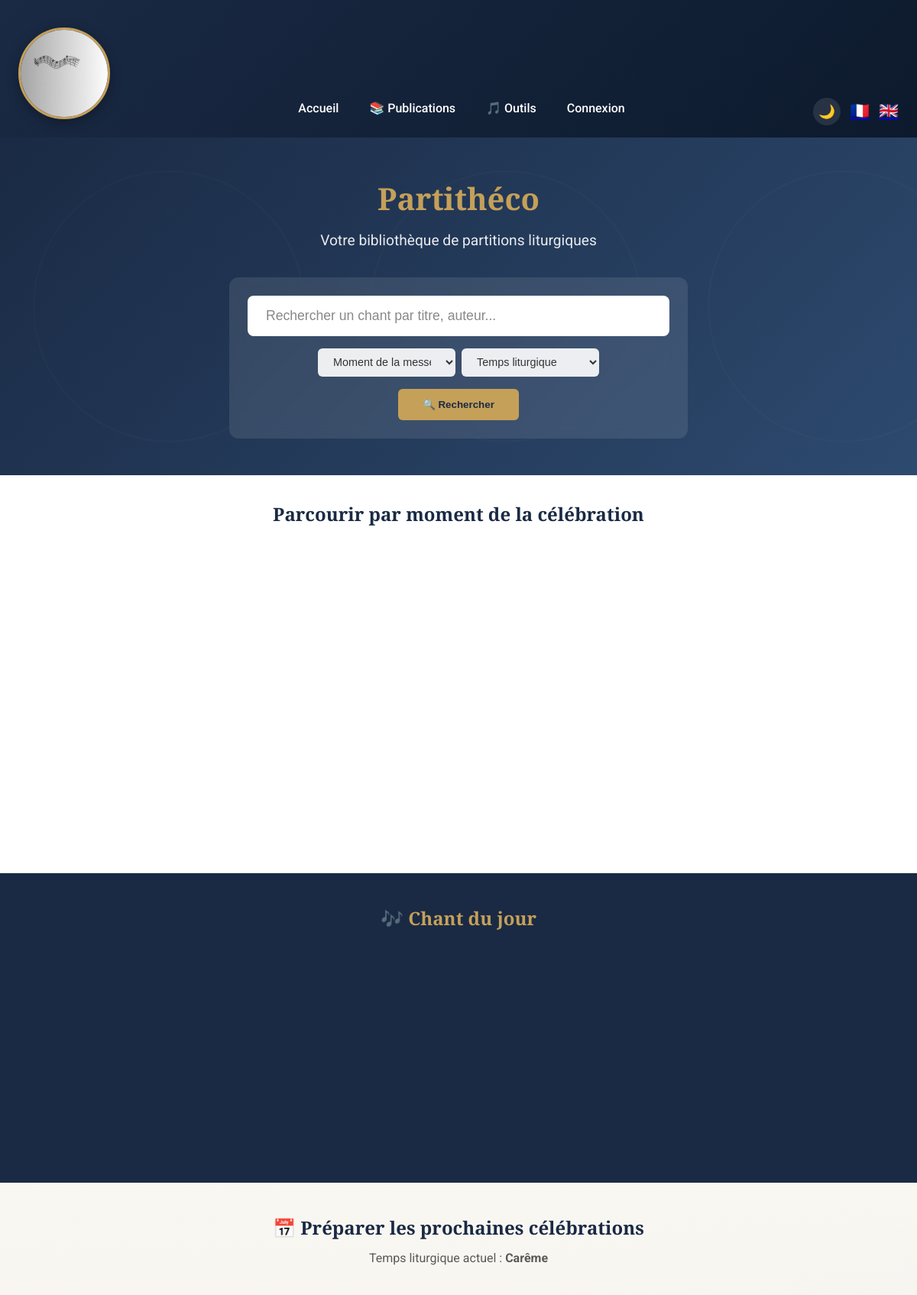
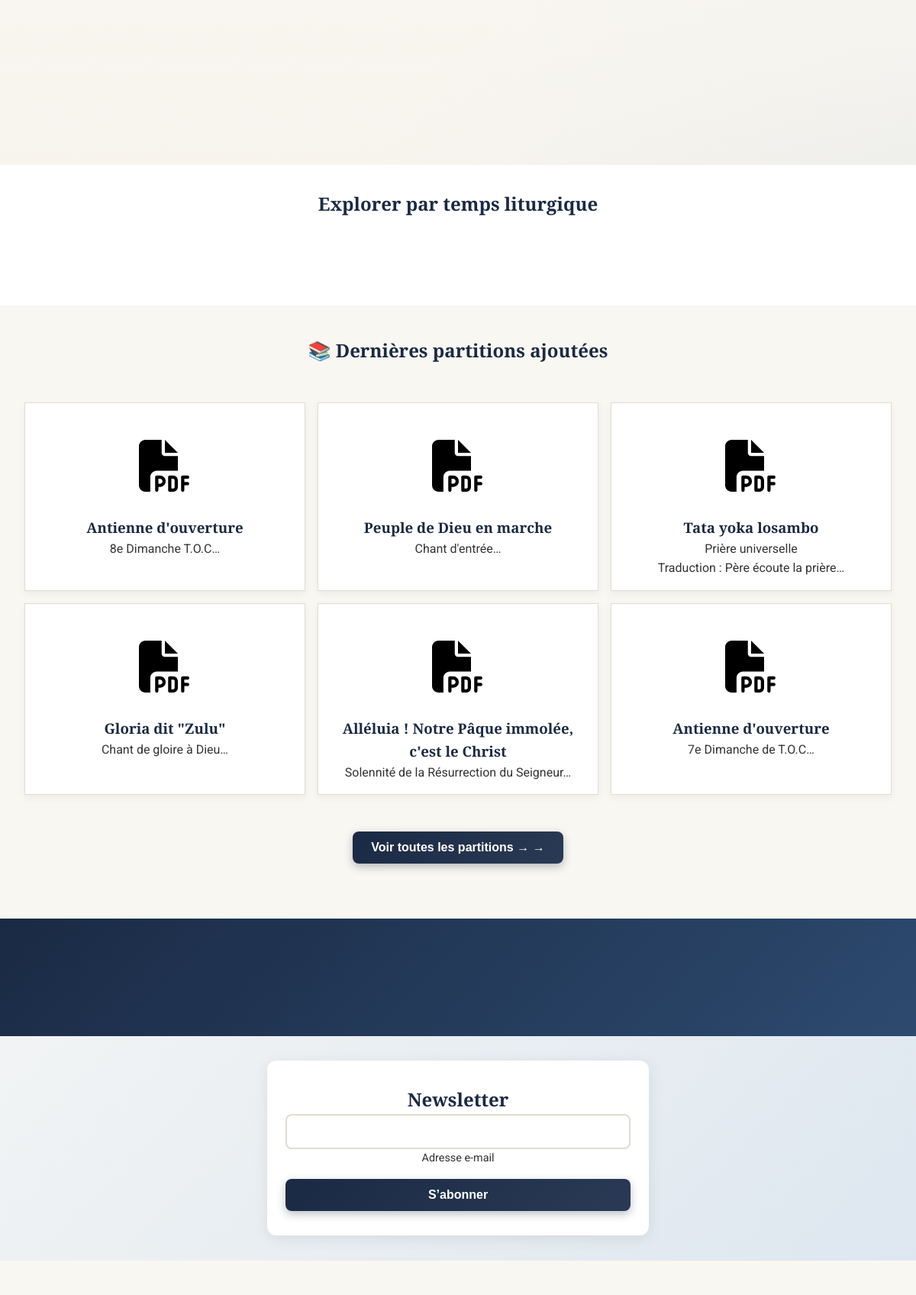
The page / (upper part) on the database its author committed (2 pictures, top to bottom).
### tables this page shows
CREATE TABLE projects (
                id INTEGER PRIMARY KEY AUTOINCREMENT,
                user_id INTEGER NOT NULL,
                title TEXT NOT NULL,
                description TEXT NOT NULL,
                thumbnail TEXT,
                date_publication DATETIME DEFAULT CURRENT_TIMESTAMP, media TEXT, author TEXT, arranger TEXT, genre TEXT, tonality TEXT, moment_messe TEXT, temps_liturgique TEXT, is_liturgical BOOLEAN DEFAULT 0, voix TEXT,
                FOREIGN KEY(user_id) REFERENCES users(id)
            );

### classes/Project.php (called while the page is built, shortened)
<?php
class Project {
    private PDO $pdo;
    public function __construct(PDO $pdo) {
        $this->pdo = $pdo;
    }
    public function getProjects(int $limit = 5, int $offset = 0): array {
        $stmt = $this->pdo->prepare("
            SELECT p.*, u.username
            FROM projects p
            JOIN users u ON p.user_id = u.id
            ORDER BY p.date_publication DESC
            LIMIT :limit OFFSET :offset
        ");
        $stmt->bindValue(':limit',  (int) $limit,  PDO::PARAM_INT);
        $stmt->bindValue(':offset', (int) $offset, PDO::PARAM_INT);
        $stmt->execute();
        return $stmt->fetchAll(PDO::FETCH_ASSOC);
    }
}

### classes/LiturgicalCalendar.php (called while the page is built, shortened)
<?php
class LiturgicalCalendar {
    public static function easterDate(int $year): \DateTime {
        $a = $year % 19;
        $b = intdiv($year, 100);
        $c = $year % 100;
        $d = intdiv($b, 4);
        $e = $b % 4;
        $f = intdiv($b + 8, 25);
        $g = intdiv($b - $f + 1, 3);
        $h = (19 * $a + $b - $d - $g + 15) % 30;
        $i = intdiv($c, 4);
        $k = $c % 4;
        $l = (32 + 2 * $e + 2 * $i - $h - $k) % 7;
        $m = intdiv($a + 11 * $h + 22 * $l, 451);
        $month = intdiv($h + $l - 7 * $m + 114, 31);
        $day = (($h + $l - 7 * $m + 114) % 31) + 1;
        return new \DateTime("$year-$month-$day");
    }
    public static function getSeason(\DateTime $date): string {
        $year = (int)$date->format('Y');
        $easter = self::easterDate($year);
        $ashWednesday = (clone $easter)->modify('-46 days');
        $christmas = new \DateTime("$year-12-25");
        $adventStart = clone $christmas;
        $prevChristmas = new \DateTime(($year - 1) . "-12-25");
        $epiphany = new \DateTime("$year-01-06");
        $baptismOfLord = (clone $epiphany)->modify('next sunday');
        $holyThursday = (clone $easter)->modify('-3 days');
        if ($date >= $ashWednesday && $date < $holyThursday) {
            return 'Carême';
        }
        return 'Ordinaire';
    }
    public static function nextSundaySeason(): string {
        $today = new \DateTime();
        $nextSunday = clone $today;
        if ($today->format('N') != 7) {
            $nextSunday->modify('next sunday');
        }
        return self::getSeason($nextSunday);
    }
}

### assets/locales/trad.php (called while the page is built, shortened)
<?php
$lang = $_SESSION['lang']
         ?? ($_COOKIE['lang'] ?? 'fr');
$transFile = __DIR__ . "/{$lang}.php";
$t = include $transFile;

### index.php (the view, shortened to what this page needs)
<?php
require_once __DIR__ . '/assets/locales/trad.php';
$successNL = false;
$db         = new Database();
$pdo        = $db->getPDO();
$projectObj = new Project($pdo);
$projects = $projectObj->getProjects(6, 0);
$allProjects = $projectObj->getProjects(100, 0);
$chantDuJour = !empty($allProjects) ? $allProjects[array_rand($allProjects)] : null;
try {
    $season = \App\LiturgicalCalendar::nextSundaySeason();
} catch (\Throwable $e) {
    $season = 'Ordinaire';
    $suggestions = [];
}
include __DIR__ . '/includes/header.php';
include __DIR__ . '/includes/navbar.php';
?>
<main>
  <section class="hero-section">
    <div class="hero-content">
      <h1>Partithéco</h1>
      <p class="tagline">Votre bibliothèque de partitions liturgiques</p>
      <div class="hero-search">
        <form action="publications.php" method="get">
          <input type="text" name="q" placeholder="Rechercher un chant par titre, auteur...">
          <div class="search-filters-row">
            <select name="moment">
              <option value="">Moment de la messe</option>
            </select>
            <select name="temps">
              <option value="">Temps liturgique</option>
            </select>
          </div>
          <button type="submit" class="btn-search">🔍 Rechercher</button>
        </form>
      </div>
    </div>
  </section>
  <section class="moments-nav">
    <h2>Parcourir par moment de la célébration</h2>
    <div class="moments-grid">
    </div>
  </section>
  <?php if ($chantDuJour): ?>
  <section class="chant-jour">
    <h2>🎶 Chant du jour</h2>
  </section>
  <?php endif; ?>
  <section class="calendar-section">
    <h2>📅 Préparer les prochaines célébrations</h2>
    <p class="subtitle">Temps liturgique actuel : <strong><?= htmlspecialchars($season) ?></strong></p>
    <div class="calendar-cards">
    </div>
  </section>
  <section class="temps-section">
    <h2>Explorer par temps liturgique</h2>
    <div class="temps-grid">
    </div>
  </section>
  <section class="publications-section">
    <h2>📚 Dernières partitions ajoutées</h2>
    <div id="projectsContainer">
      <?php $i = 0; ?>
      <?php foreach ($projects as $project): ?>
        <?php
          $file    = $project['thumbnail'] ?? '';
          $ext     = strtolower(pathinfo($file, PATHINFO_EXTENSION));
          $fileUrl = "assets/img/{$file}";
          $detail  = "project.php?id={$project['id']}&lang={$lang}";
        ?>
        <div class="project-item" style="--order: <?= $i++ ?>">
          <?php if (in_array($ext, ['jpg','jpeg','png','gif'])): ?>
            <a href="javascript:void(0)" onclick="openLightbox('<?= htmlspecialchars($fileUrl) ?>')">
              <img
                src="<?= htmlspecialchars($fileUrl) ?>"
                alt="<?= htmlspecialchars($project['title'], ENT_NOQUOTES, 'UTF-8', false) ?>"
                class="project-thumbnail">
            </a>
          <?php elseif ($ext === 'pdf'): ?>
            <a href="javascript:void(0)" onclick="openPDF('<?= htmlspecialchars($fileUrl) ?>')">
              <img
                src="/assets/static/file-pdf-solid.svg"
                alt="PDF : <?= htmlspecialchars($project['title'],ENT_NOQUOTES, 'UTF-8', false) ?>"
                class="project-thumbnail pdf-icon">
            </a>
          <?php endif; ?>
          <h3>
            <a href="<?= htmlspecialchars($detail) ?>">
              <?= htmlspecialchars($project['title'], ENT_NOQUOTES, 'UTF-8', false) ?>
            </a>
          </h3>
          <p>
            <?= nl2br(htmlspecialchars(substr($project['description'], 0, 80), ENT_NOQUOTES, 'UTF-8', false)) ?>…
          </p>
        </div>
      <?php endforeach; ?>
    </div>
    <button
      type="button"
      class="btn-load-more"
      onclick="location.href='publications.php?lang=<?= htmlspecialchars($lang) ?>'">
      Voir toutes les partitions →
    </button>
  </section>
  <section class="stats-section">
    <div class="stats-grid">
    </div>
  </section>
  <section id="newsletter" class="animated-form centered-section">
    <h2 class="fade-in-up" style="--delay:0.1s;">
      <?= htmlspecialchars($t['newsletter']['title']) ?>
    </h2>
    <?php if (!empty($successNL)): ?>
      <p class="fade-in-up" style="--delay:0.2s;">
        <?= htmlspecialchars($t['newsletter']['success']) ?>
      </p>
    <?php else: ?>
      <?php $delay = 0.2; ?>
      <form method="post" class="newsletter-form" novalidate>
        <div class="form-group" style="--delay:<?= $delay ?>s">
          <input
            type="email"
            id="newsletterEmail"
            name="newsletter_email"
            placeholder=" "
            required>
          <label for="newsletterEmail">
            <?= htmlspecialchars($t['form']['email']) ?>
          </label>
          <div class="form-line"></div>
        </div>
        <?php $delay += 0.1; ?>
        <button
          type="submit"
          name="newsletter_submit"
          class="form-btn btn-primary"
          style="--delay:<?= $delay ?>s;">
          <?= htmlspecialchars($t['buttons']['subscribe']) ?>
        </button>
      </form>
    <?php endif; ?>
  </section>
</main>

### assets/css/base.css (style rules this page uses)
:root { --color-lit-night: #1a2a44; --color-lit-gold: #c5a059; --color-lit-white: #f9f7f2; --color-lit-accent: #8e2424; --primary-light: var(--color-lit-night); --text-action: var(--color-lit-accent); --background: var(--color-lit-white); --font-family: 'Roboto', Arial, sans-serif; --card-bg: #ffffff; --text-color: #333333; --border-color: #e0dcd0; --navbar-shadow: rgba(0,0,0,0.15); --skeleton-bg: #e8e4dc; }
*, *::before, *::after { box-sizing: border-box; margin: 0; padding: 0; }
html, body { height: 100%; }
body { display: flex; flex-direction: column; min-height: 100vh; font-family: var(--font-family); background-color: var(--background); color: var(--text-color); line-height: 1.6; transition: background-color 0.3s, color 0.3s; }
main { flex: 1; position: relative; z-index: 0; transition: background 0.3s; }
main { background: linear-gradient( 135deg, rgba(255, 255, 255, 0.272) 50%, rgba(220,230,240,0.95) 100% ); }

### assets/css/animations.css (style rules this page uses)
.fade-in-up { opacity: 0; transform: translateY(20px); animation: fadeInUp 0.6s ease-out forwards; animation-delay: var(--delay, 0s); text-align: center; }

### assets/css/buttons.css (style rules this page uses)
.btn-primary, .btn-load-more, .newsletter-form button, .comment-form button, #backToTop { display: inline-flex; align-items: center; justify-content: center; gap: 0.5rem; padding: 0.75rem 1.5rem; background: linear-gradient(135deg, var(--color-lit-night) 0%, #2a3a54 100%); color: #fff; font-weight: 600; font-size: 1rem; border: none; border-radius: 8px; box-shadow: 0 4px 12px rgba(26, 42, 68, 0.3); cursor: pointer; transition: all 0.3s ease; text-decoration: none; }
.btn-load-more { display: block; margin: 2rem auto; }
.btn-load-more::after { content: '→'; transition: margin-left 0.2s ease; }

### assets/css/projects.css (style rules this page uses)
#projectsContainer { display:flex !important; flex-wrap:wrap !important; gap:1rem !important; padding:1rem !important; justify-content: center !important; }
.project-item { background: var(--card-bg); border: 1px solid var(--border-color); padding: 1rem; flex: 1 1 300px; box-shadow: 0 0 5px rgba(0,0,0,0.1); transition: transform .3s, box-shadow .3s, background .3s, border .3s; opacity: 0; transform: translateY(20px); animation: fadeInUp .6s ease-out forwards; animation-delay: calc(var(--order)*100ms); }
.project-thumbnail { width:100%; height:100px; object-fit:cover; border-radius:4px; margin-bottom:.5rem; }
.pdf-icon { display:block; width:150px; margin:1rem auto; object-fit:contain; background:#fff; padding:1rem; border-radius:4px; }
.project-item h3, .project-item p { text-align:center; }
.project-item a { text-decoration:none; color: var(--text-action); font-weight:bold; }

### assets/css/forms.css (style rules this page uses)
.animated-form { width: 90%; max-width: 800px; margin: 2rem auto; padding: 2rem 1.5rem; background: var(--card-bg); border-radius: 12px; box-shadow: 0 4px 20px rgba(0,0,0,0.08); }
.form-group { position: relative; margin-bottom: 1.5rem; opacity: 0; transform: translateY(20px); animation: fadeInUp 0.6s ease-out forwards; animation-delay: var(--delay, 0s); }
.form-group input, .form-group textarea, .form-group select { width: 100%; border: none; border-bottom: 2px solid var(--color-lit-night); padding: 0.8rem 0; background: transparent; font-size: 1rem; color: var(--text-color); outline: none; transition: border-color 0.3s ease; }
.form-group input::placeholder, .form-group textarea::placeholder { color: #999; font-style: italic; }
.form-group label { position: absolute; top: 0.8rem; left: 0; font-size: 1rem; color: var(--text-color); opacity: 0.7; pointer-events: none; transition: transform 0.3s, font-size 0.3s, color 0.3s, opacity 0.3s; }
.form-group input:focus + label, .form-group input:not(:placeholder-shown) + label, .form-group textarea:focus + label, .form-group textarea:not(:placeholder-shown) + label { transform: translateY(-1.5rem) scale(0.85); color: var(--color-lit-gold); }
.form-line { position: absolute; bottom: 0; left: 0; width: 100%; height: 2px; overflow: hidden; }
.form-line::before { content: ""; position: absolute; width: 100%; height: 100%; background: var(--color-lit-gold); transform: scaleX(0); transform-origin: left; transition: transform 0.3s ease; }
.form-btn { margin-top: 1.5rem; width: 100%; padding: 1rem 2rem; background: linear-gradient(135deg, var(--color-lit-night) 0%, #2a3a54 100%); color: white; border: none; border-radius: 8px; font-size: 1.1rem; font-weight: 600; cursor: pointer; transition: all 0.3s ease; }

### rows shown on the page
projects: title "Antienne d'ouverture", description "8e Dimanche T.O.C"
projects: title "Peuple de Dieu en marche", description "Chant d'entrée"
projects: title "Tata yoka losambo", description "Prière universelle Traduction : Père écoute la prière"
projects: title "Gloria dit \"Zulu\"", description "Chant de gloire à Dieu"
projects: title "Alléluia ! Notre Pâque immolée, c'est le Christ", description "Solennité de la Résurrection du Seigneur"
projects: title "Antienne d'ouverture", description "7e Dimanche de T.O.C"

### other values the page prints
$t['nav']['home'] "Accueil"
$t['nav']['login'] "Connexion"
$season "Carême"
$t['newsletter']['title'] "Newsletter"
$t['form']['email'] "Adresse e-mail"
$t['buttons']['subscribe'] "S’abonner"
